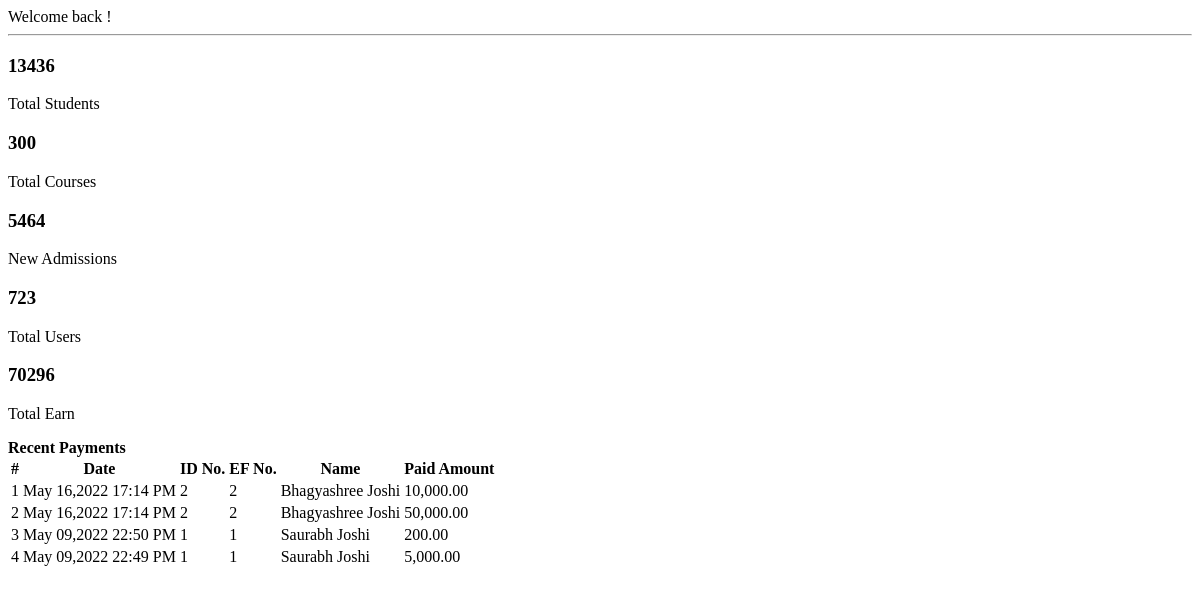
/click_fees/home.php, run on an earlier commit of the app's database.
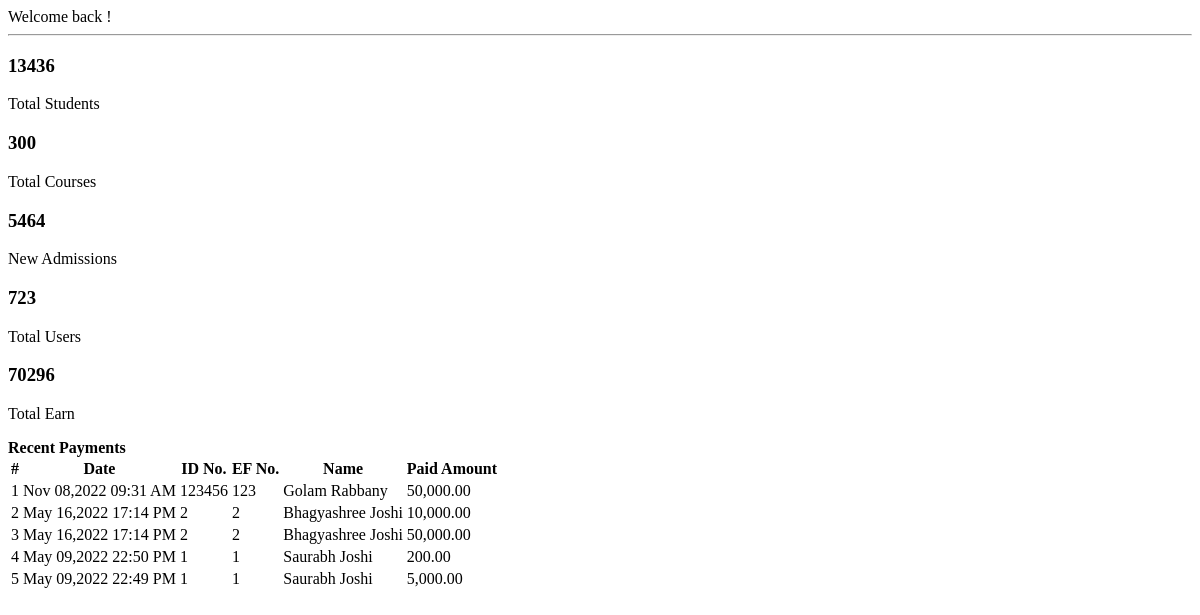
And on a later commit of the database.
### tables this page shows
CREATE TABLE `payments` (
  `id` int(30) NOT NULL,
  `ef_id` int(30) NOT NULL,
  `amount` float NOT NULL,
  `remarks` text NOT NULL,
  `date_created` datetime NOT NULL DEFAULT current_timestamp() ON UPDATE current_timestamp()
);

CREATE TABLE `student` (
  `id` int(30) NOT NULL,
  `id_no` varchar(100) NOT NULL,
  `name` text NOT NULL,
  `contact` varchar(100) NOT NULL,
  `address` text NOT NULL,
  `email` varchar(200) NOT NULL,
  `date_created` datetime NOT NULL DEFAULT current_timestamp()
);

CREATE TABLE `student_ef_list` (
  `id` int(30) NOT NULL,
  `student_id` int(30) NOT NULL,
  `ef_no` varchar(200) NOT NULL,
  `course_id` int(30) NOT NULL,
  `total_fee` float NOT NULL,
  `date_created` datetime NOT NULL DEFAULT current_timestamp()
);

### click_fees/home.php (the view, shortened to what the changed rows need)
<?php include 'db_connect.php' ?>
<div>
<div class="containe-fluid">
	<div class="row mt-3 ml-3 mr-3">
        <div class="col-lg-12">
            <div class="card">
                <div class="card-body">
                    <div class="container">
                        <div class="row">
                            <table class="table table-condensed table-bordered table-hover">
                            <thead>
                                <tr>
                                    <th class="text-center">#</th>
                                    <th class="">Date</th>
                                    <th class="">ID No.</th>
                                    <th class="">EF No.</th>
                                    <th class="">Name</th>
                                    <th class="">Paid Amount</th>
                                </tr>
                            </thead>
                            <tbody>
                                <?php
                                $i = 1;
                                $payments = $conn->query("SELECT p.*,s.name as sname, ef.ef_no,s.id_no FROM payments p inner join student_ef_list ef on ef.id = p.ef_id inner join student s on s.id = ef.student_id order by unix_timestamp(p.date_created) desc ");
                                if($payments->num_rows > 0):
                                while($row=$payments->fetch_assoc()):
                                ?>
                                <tr>
                                    <td class="text-center"><?php echo $i++ ?></td>
                                    <td>
                                        <p><?php echo date("M d,Y H:i A",strtotime($row['date_created'])) ?></p>
                                    </td>
                                    <td>
                                        <p><?php echo $row['id_no'] ?></p>
                                    </td>
                                    <td>
                                        <p><?php echo $row['ef_no'] ?></p>
                                    </td>
                                    <td>
                                        <p><?php echo ucwords($row['sname']) ?></p>
                                    </td>
                                    <td class="text-right">
                                        <p><?php echo number_format($row['amount'],2) ?></p>
                                    </td>
                                </tr>
                                <?php
                                    endwhile;
                                    else:
                                ?>
                                <tr>
                                    <th class="text-center" colspan="7">No data.</th>
                                </tr>
                                <?php
                                    endif;
                                ?>
                            </tbody>
                        </table>
                        </div>
                    </div>
                </div>
            </div>
        </div>
    </div>
</div>
</div>

What changed in the data, as far as the page shows it:
added payments: date_created "Nov 08,2022 09:31 AM", student.id_no "123456", student_ef_list.ef_no "123", student.name "Golam Rabbany", amount "50,000.00"
